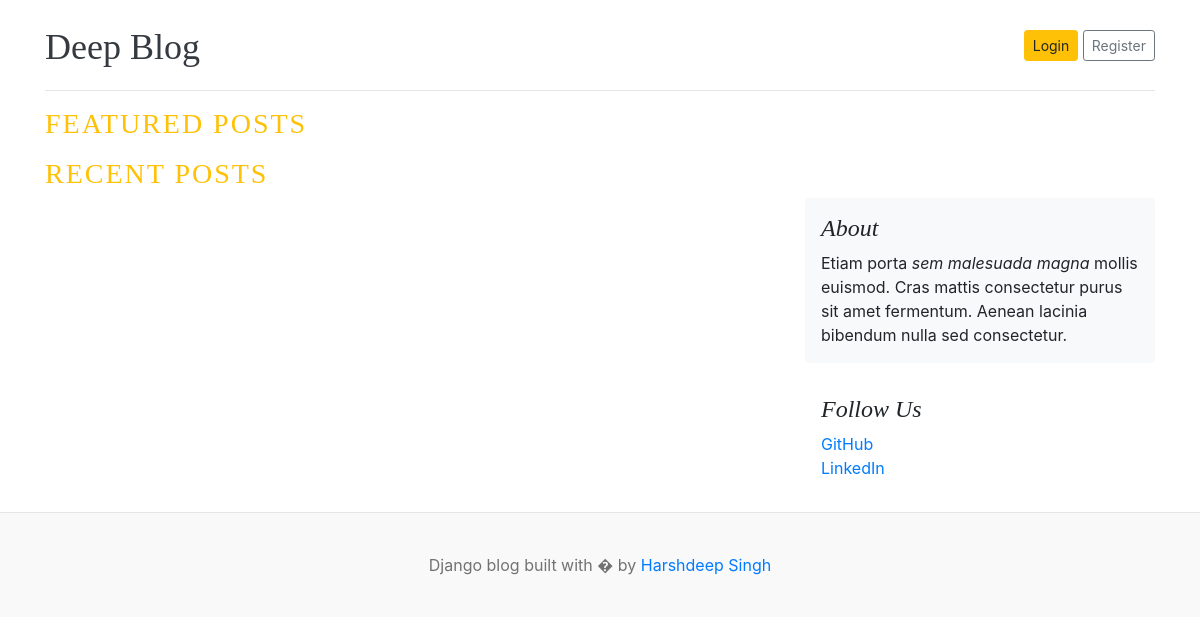
The app's page /, older data.
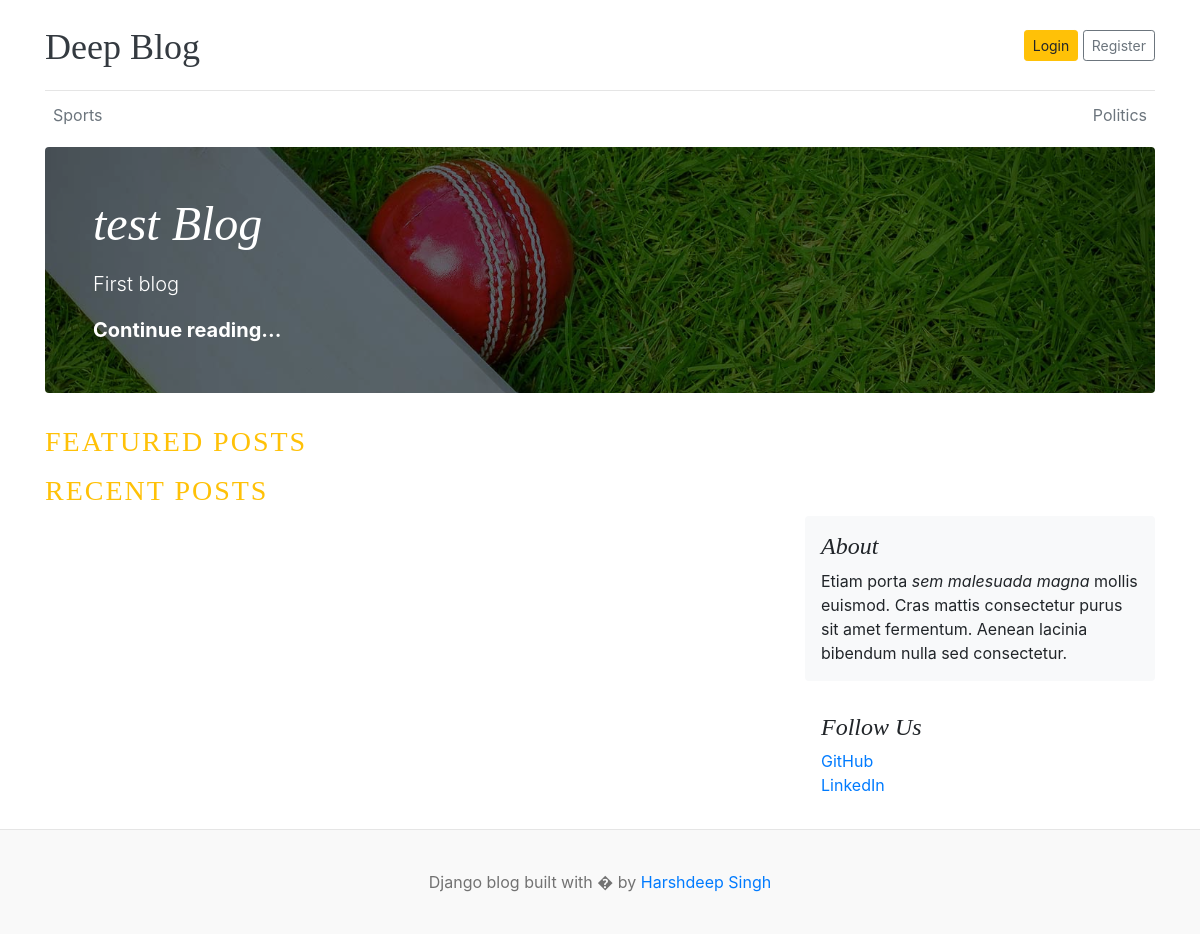
The same page, newer data.
### blogs/models.py (models this page shows, shortened)
class Category(models.Model):
    name = models.CharField(max_length=100, unique=True)
    created_at = models.DateTimeField(auto_now_add=True)
    updated_at = models.DateTimeField(auto_now=True)
    class Meta:
        verbose_name = 'Category'
        verbose_name_plural = 'Categories'

class Blog(models.Model):
    title = models.CharField(max_length=200)
    slug = models.SlugField(max_length=150, unique=True, blank=True)
    category = models.ForeignKey(Category, on_delete=models.CASCADE)
    author = models.ForeignKey(User, on_delete=models.CASCADE)
    featured_image = models.ImageField(upload_to='blogs/featured_images/%Y/%m/%d/')
    short_description = models.TextField(max_length=500)
    blog_body = models.TextField(max_length=10000)
    status = models.CharField(max_length=20, choices=STATUS_CHOICES, default="Draft")
    is_featured = models.BooleanField(default=False)
    created_at = models.DateTimeField(auto_now_add=True)
    updated_at = models.DateTimeField(auto_now=True)

### blogs_main/views.py (the view)
# urls.py: 2. Add a URL to urlpatterns:  path('', views.home, name='home')
def home(request):
    categories = Category.objects.all()
    feature_posts = Blog.objects.filter(is_featured=True, status="Published").order_by('-updated_at')
    post = Blog.objects.filter(is_featured=False, status="Published").order_by('-updated_at')
    context = {
            'categories': categories,
            'feature_posts': feature_posts,
            'post': post,
    }
    return render(request, 'home.html', context)

### templates/home.html (shortened to what this page needs)
{% load static %}
<!DOCTYPE html>
<html lang="en">
<head>
    <link href="https://getbootstrap.com/docs/4.0/dist/css/bootstrap.min.css" rel="stylesheet">
    <link href="{% static 'css/blog.css' %}" rel="stylesheet">
</head>
<body>
    <div class="container">
        <header class="blog-header py-3">
            <div class="row flex-nowrap justify-content-between align-items-center">
                <div class="col-8 pt-1">
                    <a class="blog-header-logo text-dark" href="/">Deep Blog</a>
                </div>
                <div class="col-4 d-flex justify-content-end align-items-center">
                    <a class="btn btn-sm btn-warning" href="#">Login</a> &nbsp;
                    <a class="btn btn-sm btn-outline-secondary" href="#">Register</a>
                </div>
            </div>
        </header>
        <div class="nav-scroller py-1 mb-2">
            <nav class="nav d-flex justify-content-between">
                {% for category in categories %}
                <a class="p-2 text-muted" href="#">{{ category.name }}</a>
                {% endfor %}
            </nav>
        </div>
        {% for post in feature_posts %}
        {% if forloop.first %}
        <div class="jumbotron p-3 p-md-5 text-white rounded bg-dark"
        style="background-image: url({{ post.featured_image.url }}); background-blend-mode: overlay; background-size: cover;">
            <div class="col-md-8 px-0">
                <h1 class="display-4 font-italic">{{ post.title }}</h1>
                <p class="lead my-3">{{ post.short_description | truncatewords:10 }}</p>
                <p class="lead mb-0"><a href="#" class="text-white font-weight-bold">Continue reading...</a></p>
            </div>
        </div>
        {% endif %}
        {% endfor %}
 <h3 class="text-uppercase text-warning" style="letter-spacing: 2px;">Featured Posts</h3>
 <h3 class="text-uppercase text-warning" style="letter-spacing: 2px;">Recent Posts</h3>
        <main role="main" class="container p-0">
            <div class="row">
                <div class="col-md-8 blog-main">
                </div>
                <aside class="col-md-4 blog-sidebar">
                    <div class="p-3 mb-3 bg-light rounded">
                        <h4 class="font-italic">About</h4>
                        <p class="mb-0">Etiam porta <em>sem malesuada magna</em> mollis euismod. Cras mattis consectetur
                            purus sit amet fermentum. Aenean lacinia bibendum nulla sed consectetur.</p>
                    </div>
                    <div class="p-3">
                        <h4 class="font-italic">Follow Us</h4>
                        <ol class="list-unstyled">
                            <li><a href=https://github.com/codegeekyyy>GitHub</a></li>
                            <li><a href="#">LinkedIn</a></li>
                        </ol>
                    </div>
                </aside>
            </div>
        </main>
    </div>
    <footer class="blog-footer">
        <p>Django blog built with � by <a href="#">Harshdeep Singh</a></p>
    </footer>
</body>
</html>

### static/css/blog.css (style rules this page uses)
.blog-header { border-bottom: 1px solid #e5e5e5; }
.blog-header-logo { font-family: "Playfair Display", Georgia, "Times New Roman", serif; font-size: 2.25rem; }
h1, h2, h3, h4, h5, h6 { font-family: "Playfair Display", Georgia, "Times New Roman", serif; }
.display-4 { font-size: 2.5rem; }
@media (min-width: 768px) { .display-4 { font-size: 3rem; } }
.blog-footer { padding: 2.5rem 0; color: #727272; text-align: center; background-color: #f9f9f9; border-top: .05rem solid #e5e5e5; }
.blog-footer p:last-child { margin-bottom: 0; }

Row changes from the older to the newer data that the page shows:
added Category: name "Sports"
added Category: name "Politics"
added Blog: featured_image (picture), title "test Blog", short_description "First blog"
